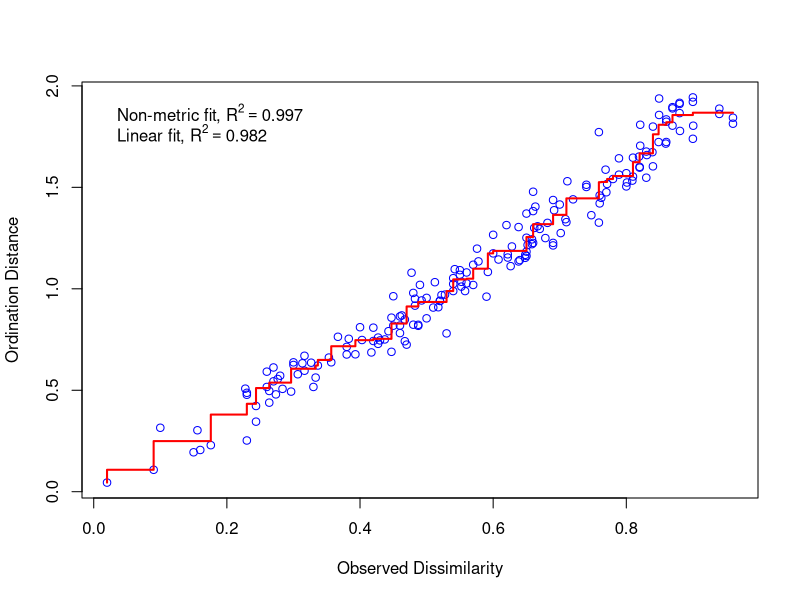

Write R code to recreate this figure. (Note: this script raises an error after producing the figure.)

#R script used to run NMDS analyses of insect visitor community fit to floral trait vectors, in order to identify most important floral traits 
#for modeling visitation rates (see Multivariate_visitation_rate_models.R) 
#In: Drager et al. 'What structures diurnal visitation rates to flowering trees in an Afrotropical lowland rain-forest understory?' 

library(vegan)
library(ggplot2)
library(dplyr)

#Visitors

read.csv("KUT_visitor_comm_prop.csv", header=T, row.names=1,stringsAsFactors = FALSE)->visp
as.matrix(visp)->visMp
t(visMp)->tvisMp

p2_NMDS=metaMDS(tvisMp,k=2, try=1000, trymax=1000, autotransform=T, wascores=T)  #Stress: 0.1029327 #2D, when using prop matrix 
p3_NMDS=metaMDS(tvisMp,k=3, try=1000, trymax=1000, autotransform=T, wascores=T)  #Stress: 0.05161172 #3D, when using prop matrix

stressplot(p3_NMDS)  #all points along the line --> 3D works well, use this one

site.scores.3 <- as.data.frame(scores(p3_NMDS)) 
site.scores.3$site <- rownames(site.scores.3)
species.scores.3 <- as.data.frame(scores(p3_NMDS, "species")) 
species.scores.3$species <- rownames(species.scores.3)

#Floral Traits

read.csv("KUT_floral_traits.csv", header=T, row.names=1,stringsAsFactors = FALSE)->traits
as.matrix(traits)->tM 
t(tM)->ttM  #transpose

#fitting traits onto visitor group-tree spp ordination.

vf12 <- envfit(p3_NMDS,ttM,choices=1:2, permu = 9999)  #two significant traits (sweet,fermented) --> choose this for figure
vf13 <- envfit(p3_NMDS,ttM,choices=1:3, permu = 9999)  #one marginaly significant traits (fermented)
vf23 <- envfit(p3_NMDS,ttM,choices=2:3, permu = 9999)  #no significant traits


#moving 2D plot to ggplot:

#organize trait data:
trait.NMDS.data<-as.data.frame(ttM)

trait.NMDS.data$NMDS1<-p3_NMDS$points[ ,1] #this puts NMDS scores for the plots into a new dataframe. 
trait.NMDS.data$NMDS2<-p3_NMDS$points[ ,2] 

vis.NMDS.data<-as.data.frame(tvisMp)
stems<-colSums(vis.NMDS.data)
spps <- data.frame(scores(p3_NMDS, display = "species")) #dataframe of species scoes for plotting
spps$species <- row.names(spps) # making a column with species names
spps <- cbind(spps, data.frame(GROUP = c("ANTS","BEES","BEETLES","BUGS","DELICATE_FLIES","ROBUST_FLIES")))
spps$colsums <- stems #adding the colSums from above
spps<-spps[!is.na(spps$NMDS1) & !is.na(spps$NMDS2),] #removes NAs
spps$GROUP <-as.character(spps$GROUP)

# data for the envfit arrows:

trait.scores <- as.data.frame(scores(vf12n, display = "vectors")) #extracts relevant scores from envifit
#trait.scores<- cbind(trait.scores, trait.variables = rownames(trait.scores)) #and then gives them their names
trait.scores<-mutate(trait.scores, floral_trait=c("morphology", "scent","scent","scent","scent","scent","scent","color", "color","color","color","color","color", "color", "visible nectar"))
trait.scores<-mutate(trait.scores, trait=c("restrictive", "sweet","spicy","fermented","carrion","fruity","unscented","yellow", "red","white","orange","green","pink", "maroon", "visible nectar"))

# finally plotting: 

Trait_palette1 = c("morphology"="#56B4E9", "scent"= "#009E73", "scent"="#009E73", "scent"="#009E73", "scent"="#009E73", "scent"="#009E73", "color"="#F0E442", "color"= "#F0E442","color"= "#F0E442","color"="#F0E442", "color"= "#F0E442","color"="#F0E442", "color"="#F0E442", "color"="#009E73","visible nectar"="#CC79A7")
scales::show_col(Trait_palette1)

mult <- 2 #multiplier for the arrows and text for envfit below. You can change this and then rerun the plot command.
(korup.nmds.gg1 <- ggplot(data = trait.NMDS.data, aes(y = NMDS2, x = NMDS1))+ #sets up the plot. brackets around the entire thing to make it draw automatically
    geom_point(size = 3,color="darkgray") + #puts the site points in from the ordination, shape determined by site, size refers to size of point
    geom_text(data=spps, aes(x=spps$NMDS1, y=spps$NMDS2, label=GROUP), size = 4,color="black")+ #labelling the species. hjust used to shift them slightly from their points for readability.
    geom_segment(data = trait.scores,
                 aes(x = 0, xend = mult*NMDS1, y = 0, yend = mult*NMDS2, color=floral_trait),
                 arrow = arrow(length = unit(0.25, "cm"))) + 
    scale_color_manual(values=Trait_palette1)+ #arrows for envfit.  doubled the length for similarity to the plot() function. NB check ?envfit regarding arrow length if not familiar with lengths
    geom_text(data = trait.scores, #labels the environmental variable arrows * "mult" as for the arrows
              aes(x = mult*NMDS1, y = mult*NMDS2, label=trait),
              size = 4,
              position=position_jitter(width=.04, height=.02)))+
  annotate("text",x =-1.12 ,y = 0.5,label="*", size=8) + 
  annotate("text",x =1.20 ,y = -0.08,label="*", size=8) + 
  coord_cartesian(xlim = c(-1.2,1.2), ylim= c(-0.75,1.1))+  # NB this changes the visible area of the plot only (this is a good thing, apparently). Can also specify ylim. Here in case you want to set xaxis manually.
  theme_bw()



t(tMn)->ttMn